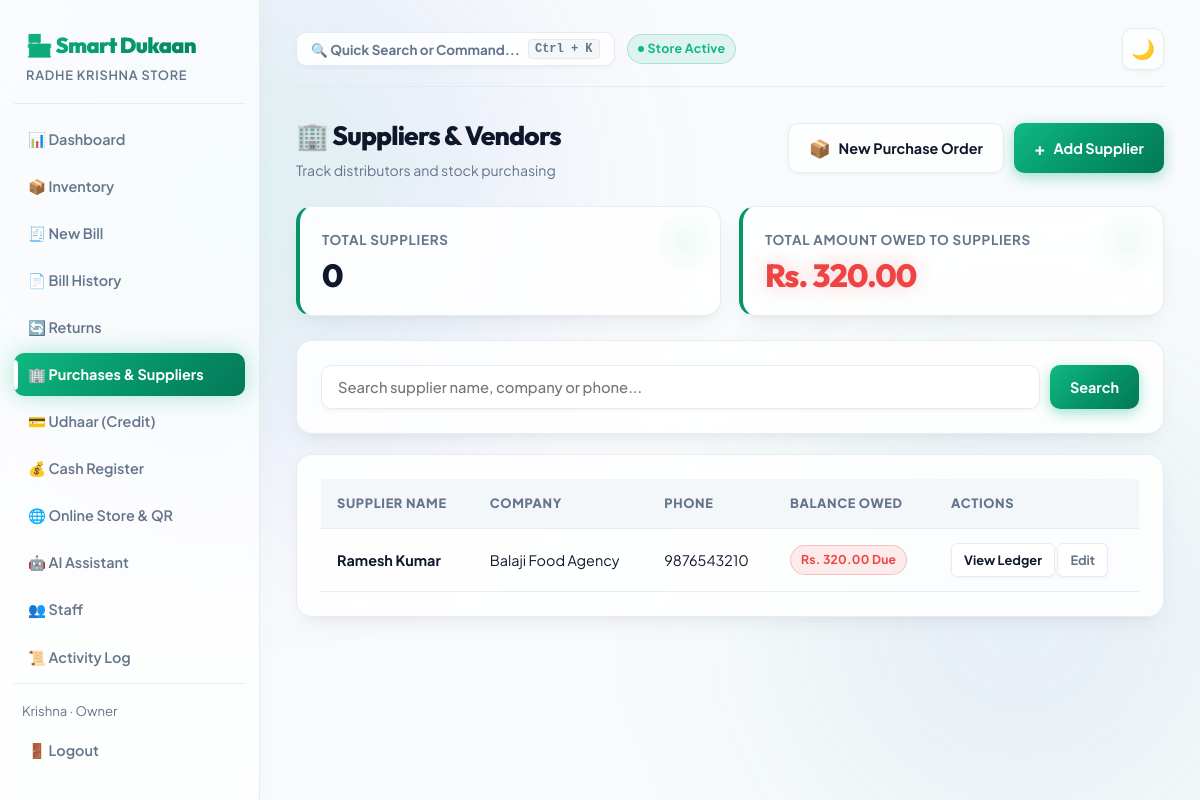
Page /purchases/suppliers/ (signed in) on the committed database.
### accounts/models.py (models this page shows, shortened)
class Profile(models.Model):
    ROLE_CHOICES = (
        ("owner", "Owner"),
        ("staff", "Staff"),
    )
    user = models.OneToOneField(User, on_delete=models.CASCADE, related_name="profile")
    shop = models.ForeignKey(Shop, on_delete=models.CASCADE, related_name="staff_members", null=True, blank=True)
    role = models.CharField(max_length=10, choices=ROLE_CHOICES, default="owner")
    phone = models.CharField(max_length=15, blank=True)

class Shop(models.Model):
    name = models.CharField(max_length=150)
    address = models.CharField(max_length=255, blank=True)
    owner = models.ForeignKey(User, on_delete=models.CASCADE, related_name="owned_shops")
    upi_id = models.CharField(max_length=100, blank=True, default="shopkeeper@upi", help_text="UPI ID for on-screen QR Code payments")
    created_at = models.DateTimeField(auto_now_add=True)

### purchases/models.py (models this page shows, shortened)
class Supplier(models.Model):
    shop = models.ForeignKey(Shop, on_delete=models.CASCADE, related_name="suppliers")
    name = models.CharField(max_length=150)
    company_name = models.CharField(max_length=180, blank=True)
    phone = models.CharField(max_length=20)
    email = models.EmailField(blank=True)
    address = models.TextField(blank=True)
    balance_owed = models.DecimalField(max_digits=12, decimal_places=2, default=0)
    created_at = models.DateTimeField(auto_now_add=True)
    class Meta:
        ordering = ["name"]

### purchases/views.py (the view)
# urls.py: path("suppliers/", views.supplier_list, name="supplier_list"),
@login_required
def supplier_list(request):
    shop = request.user.profile.shop
    suppliers = Supplier.objects.filter(shop=shop)
    query = request.GET.get("q", "").strip()
    if query:
        suppliers = suppliers.filter(
            Q(name__icontains=query) | Q(company_name__icontains=query) | Q(phone__icontains=query)
        )
    total_owed = suppliers.aggregate(Sum("balance_owed"))["balance_owed__sum"] or Decimal("0")
    paginator = Paginator(suppliers, 15)
    page_number = request.GET.get("page")
    page_obj = paginator.get_page(page_number)
    return render(request, "purchases/supplier_list.html", {
        "suppliers": page_obj,
        "page_obj": page_obj,
        "query": query,
        "total_owed": total_owed,
    })

### templates/purchases/supplier_list.html (shortened to what this page needs)
{% extends "base.html" %}
{% block content %}
<div style="display:flex; justify-content:space-between; align-items:center; margin-bottom:24px;">
  <div>
    <h2>🏢 Suppliers & Vendors</h2>
    <div style="color:var(--text-muted); font-size:0.88rem; margin-top:2px;">Track distributors and stock purchasing</div>
  </div>
  <div style="display:flex; gap:10px;">
    <a href="{% url 'purchases:purchase_create' %}" class="btn"><span style="font-size:1.1rem;">📦</span> New Purchase Order</a>
    <a href="{% url 'purchases:supplier_add' %}" class="btn btn-primary"><span style="font-size:1.1rem;">+</span> Add Supplier</a>
  </div>
</div>
<div class="stat-grid" style="margin-bottom:24px;">
  <div class="card stat-card">
    <div class="stat-label">Total Suppliers</div>
    <div class="stat-value">{{ suppliers.paginator.count|default:suppliers|length }}</div>
  </div>
  <div class="card stat-card">
    <div class="stat-label">Total Amount Owed to Suppliers</div>
    <div class="stat-value {% if total_owed > 0 %}danger{% else %}primary{% endif %}">Rs. {{ total_owed|floatformat:2 }}</div>
  </div>
</div>
<div class="card" style="margin-bottom:20px;">
  <form method="get" style="display:flex; gap:10px;">
    <input type="text" name="q" value="{{ query }}" placeholder="Search supplier name, company or phone..." style="flex:1;">
    <button type="submit" class="btn btn-primary">Search</button>
  </form>
</div>
<div class="card">
  {% if suppliers %}
  <table>
    <thead>
      <tr>
        <th>Supplier Name</th>
        <th>Company</th>
        <th>Phone</th>
        <th>Balance Owed</th>
        <th>Actions</th>
      </tr>
    </thead>
    <tbody>
      {% for s in suppliers %}
      <tr>
        <td><strong>{{ s.name }}</strong></td>
        <td>{{ s.company_name|default:"—" }}</td>
        <td>{{ s.phone }}</td>
        <td>
          {% if s.balance_owed > 0 %}
          <span class="badge badge-danger">Rs. {{ s.balance_owed|floatformat:2 }} Due</span>
          {% else %}
          <span class="badge badge-success">Rs. 0 (All Clear)</span>
          {% endif %}
        </td>
        <td>
          <a href="{% url 'purchases:supplier_detail' s.id %}" class="btn btn-sm">View Ledger</a>
          <a href="{% url 'purchases:supplier_edit' s.id %}" class="btn btn-sm" style="color:var(--text-muted);">Edit</a>
        </td>
      </tr>
      {% endfor %}
    </tbody>
  </table>
  {% else %}
  <div class="empty-state">
    <div style="font-size:2.5rem; margin-bottom:8px;">🏢</div>
    <p>No suppliers found. Add your first distributor or vendor to start recording purchases!</p>
    <a href="{% url 'purchases:supplier_add' %}" class="btn btn-primary" style="margin-top:12px;">+ Add Supplier</a>
  </div>
  {% endif %}
</div>
{% endblock %}

### templates/base.html (shortened to what this page needs)
{% load static %}
<!DOCTYPE html>
<html lang="en">
<head>
  <link rel="stylesheet" href="{% static 'css/style.css' %}?v=4">
</head>
<body>
  {% if user.is_authenticated %}
  <div class="app-shell">
    <aside class="sidebar">
      <div class="brand">🏪 Smart Dukaan</div>
      <div class="brand-sub">{{ user.profile.shop.name }}</div>
      <a href="{% url 'dashboard:home' %}" class="nav-link {% if request.resolver_match.url_name == 'home' %}active{% endif %}">📊 Dashboard</a>
      <a href="{% url 'inventory:product_list' %}" class="nav-link {% if 'inventory' in request.path %}active{% endif %}">📦 Inventory</a>
      <a href="{% url 'billing:bill_create' %}" class="nav-link {% if request.path == '/billing/new/' %}active{% endif %}">🧾 New Bill</a>
      <a href="{% url 'billing:bill_list' %}" class="nav-link {% if request.path == '/billing/' %}active{% endif %}">📄 Bill History</a>
      <a href="{% url 'billing:bill_return_list' %}" class="nav-link {% if 'returns' in request.path or 'return' in request.path %}active{% endif %}">🔄 Returns</a>
      <a href="{% url 'purchases:supplier_list' %}" class="nav-link {% if 'purchases' in request.path %}active{% endif %}">🏢 Purchases & Suppliers</a>
      <a href="{% url 'udhaar:customer_list' %}" class="nav-link {% if 'udhaar' in request.path %}active{% endif %}">💳 Udhaar (Credit)</a>
      <a href="{% url 'billing:cash_register' %}" class="nav-link {% if 'cash-register' in request.path %}active{% endif %}">💰 Cash Register</a>
      {% if user.profile.shop %}
      <a href="{% url 'dashboard:store_qr_standee' user.profile.shop.id %}" class="nav-link {% if 'qr' in request.path %}active{% endif %}">🌐 Online Store & QR</a>
      {% endif %}
      <a href="{% url 'dashboard:ai_chat' %}" class="nav-link {% if 'assistant' in request.path %}active{% endif %}">🤖 AI Assistant</a>
      {% if user.profile.role == 'owner' %}
      <a href="{% url 'accounts:staff_list' %}" class="nav-link {% if 'staff' in request.path %}active{% endif %}">👥 Staff</a>
      <a href="{% url 'accounts:audit_log' %}" class="nav-link {% if 'audit-log' in request.path %}active{% endif %}">📜 Activity Log</a>
      {% endif %}
      <div class="sidebar-footer">
        <div style="font-size:0.82rem; color:var(--text-muted); padding: 0 8px 8px;">{{ user.first_name|default:user.username }} · {{ user.profile.role|title }}</div>
        <a href="{% url 'accounts:logout' %}" class="nav-link">🚪 Logout</a>
      </div>
    </aside>
    <main class="main">
      <div class="topbar">
        <div style="display:flex; align-items:center; gap:12px;">
          <button type="button" id="btn-command-palette-trigger" class="btn" style="padding:6px 14px; font-size:0.84rem; display:flex; align-items:center; gap:8px; background:var(--surface); border:1px solid var(--border); color:var(--text-muted); cursor:pointer;">
            <span>🔍 Quick Search or Command...</span>
            <kbd style="padding:2px 6px; font-size:0.75rem; background:var(--surface-hover); border:1px solid var(--border); border-radius:4px;">Ctrl + K</kbd>
          </button>
          <span class="badge badge-success" style="font-size:0.78rem; display:inline-flex; align-items:center; gap:4px;">
            <span style="width:6px; height:6px; border-radius:50%; background:#10b981; display:inline-block;"></span> Store Active
          </span>
        </div>
        <button class="theme-toggle" id="theme-toggle-btn" title="Toggle dark/light mode">🌙</button>
      </div>
      {% block content %}{% endblock %}
    </main>
  </div>
  {% endif %}
</body>
</html>

### rows in the picture
Supplier: name "Ramesh Kumar", company_name "Balaji Food Agency", phone "9876543210", balance_owed "320.00"

### other values in the picture
{{ user.profile.shop.name }} "RADHE KRISHNA STORE"
{{ user.first_name|default:user.username }} "Krishna"
{{ user.profile.role|title }} "Owner"
{{ suppliers.paginator.count|default:suppliers|length }} "0"
{{ total_owed|floatformat:2 }} "320.00"
